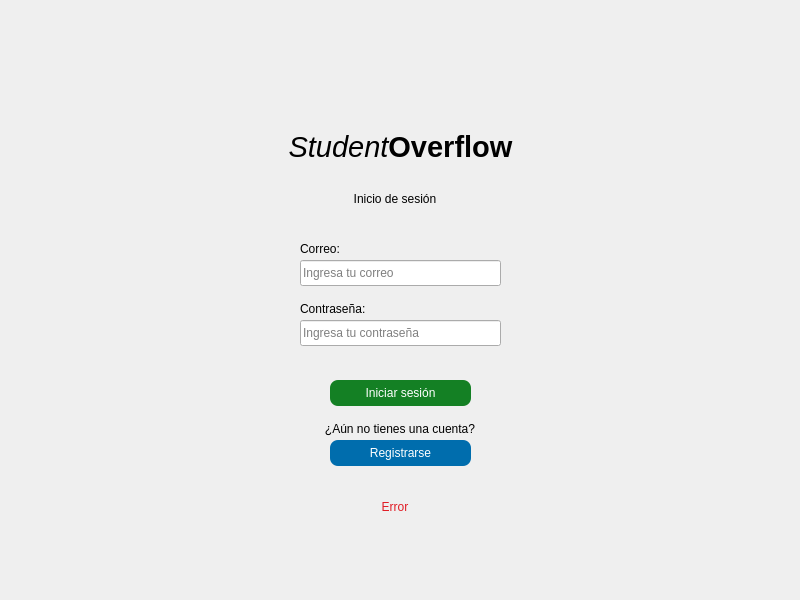
<?xml version="1.0" encoding="UTF-8"?>
<ui version="4.0">
 <class>Widget</class>
 <widget class="QWidget" name="Widget">
  <property name="geometry">
   <rect>
    <x>0</x>
    <y>0</y>
    <width>800</width>
    <height>600</height>
   </rect>
  </property>
  <property name="windowTitle">
   <string>Student Overflow - Inicio de sesión</string>
  </property>
  <widget class="QLabel" name="label_SOF">
   <property name="geometry">
    <rect>
     <x>280</x>
     <y>130</y>
     <width>241</width>
     <height>31</height>
    </rect>
   </property>
   <property name="text">
    <string>&lt;html&gt;&lt;head/&gt;&lt;body&gt;&lt;p align=&quot;center&quot;&gt;&lt;span style=&quot; font-size:22pt; font-style:italic;&quot;&gt;Student&lt;/span&gt;&lt;span style=&quot; font-size:22pt; font-weight:700;&quot;&gt;Overflow&lt;/span&gt;&lt;/p&gt;&lt;/body&gt;&lt;/html&gt;</string>
   </property>
   <property name="alignment">
    <set>Qt::AlignmentFlag::AlignCenter</set>
   </property>
  </widget>
  <widget class="QLabel" name="label_correo">
   <property name="geometry">
    <rect>
     <x>300</x>
     <y>240</y>
     <width>66</width>
     <height>18</height>
    </rect>
   </property>
   <property name="text">
    <string>&lt;html&gt;&lt;head/&gt;&lt;body&gt;&lt;p&gt;&lt;span style=&quot; font-size:9pt;&quot;&gt;Correo:&lt;/span&gt;&lt;/p&gt;&lt;/body&gt;&lt;/html&gt;</string>
   </property>
  </widget>
  <widget class="QLabel" name="label_contrasenia">
   <property name="geometry">
    <rect>
     <x>300</x>
     <y>300</y>
     <width>66</width>
     <height>18</height>
    </rect>
   </property>
   <property name="text">
    <string>&lt;html&gt;&lt;head/&gt;&lt;body&gt;&lt;p&gt;&lt;span style=&quot; font-size:9pt;&quot;&gt;Contraseña:&lt;/span&gt;&lt;/p&gt;&lt;/body&gt;&lt;/html&gt;</string>
   </property>
  </widget>
  <widget class="QPushButton" name="botonIniciarsesion">
   <property name="geometry">
    <rect>
     <x>330</x>
     <y>380</y>
     <width>141</width>
     <height>26</height>
    </rect>
   </property>
   <property name="palette">
    <palette>
     <active>
      <colorrole role="WindowText">
       <brush brushstyle="SolidPattern">
        <color alpha="255">
         <red>255</red>
         <green>255</green>
         <blue>255</blue>
        </color>
       </brush>
      </colorrole>
      <colorrole role="Button">
       <brush brushstyle="SolidPattern">
        <color alpha="255">
         <red>20</red>
         <green>128</green>
         <blue>36</blue>
        </color>
       </brush>
      </colorrole>
      <colorrole role="Text">
       <brush brushstyle="SolidPattern">
        <color alpha="255">
         <red>255</red>
         <green>255</green>
         <blue>255</blue>
        </color>
       </brush>
      </colorrole>
      <colorrole role="ButtonText">
       <brush brushstyle="SolidPattern">
        <color alpha="255">
         <red>255</red>
         <green>255</green>
         <blue>255</blue>
        </color>
       </brush>
      </colorrole>
      <colorrole role="Base">
       <brush brushstyle="SolidPattern">
        <color alpha="255">
         <red>20</red>
         <green>128</green>
         <blue>36</blue>
        </color>
       </brush>
      </colorrole>
      <colorrole role="Window">
       <brush brushstyle="SolidPattern">
        <color alpha="255">
         <red>20</red>
         <green>128</green>
         <blue>36</blue>
        </color>
       </brush>
      </colorrole>
      <colorrole role="PlaceholderText">
       <brush brushstyle="SolidPattern">
        <color alpha="128">
         <red>255</red>
         <green>255</green>
         <blue>255</blue>
        </color>
       </brush>
      </colorrole>
     </active>
     <inactive>
      <colorrole role="WindowText">
       <brush brushstyle="SolidPattern">
        <color alpha="255">
         <red>255</red>
         <green>255</green>
         <blue>255</blue>
        </color>
       </brush>
      </colorrole>
      <colorrole role="Button">
       <brush brushstyle="SolidPattern">
        <color alpha="255">
         <red>20</red>
         <green>128</green>
         <blue>36</blue>
        </color>
       </brush>
      </colorrole>
      <colorrole role="Text">
       <brush brushstyle="SolidPattern">
        <color alpha="255">
         <red>255</red>
         <green>255</green>
         <blue>255</blue>
        </color>
       </brush>
      </colorrole>
      <colorrole role="ButtonText">
       <brush brushstyle="SolidPattern">
        <color alpha="255">
         <red>255</red>
         <green>255</green>
         <blue>255</blue>
        </color>
       </brush>
      </colorrole>
      <colorrole role="Base">
       <brush brushstyle="SolidPattern">
        <color alpha="255">
         <red>20</red>
         <green>128</green>
         <blue>36</blue>
        </color>
       </brush>
      </colorrole>
      <colorrole role="Window">
       <brush brushstyle="SolidPattern">
        <color alpha="255">
         <red>20</red>
         <green>128</green>
         <blue>36</blue>
        </color>
       </brush>
      </colorrole>
      <colorrole role="PlaceholderText">
       <brush brushstyle="SolidPattern">
        <color alpha="128">
         <red>255</red>
         <green>255</green>
         <blue>255</blue>
        </color>
       </brush>
      </colorrole>
     </inactive>
     <disabled>
      <colorrole role="WindowText">
       <brush brushstyle="SolidPattern">
        <color alpha="255">
         <red>255</red>
         <green>255</green>
         <blue>255</blue>
        </color>
       </brush>
      </colorrole>
      <colorrole role="Button">
       <brush brushstyle="SolidPattern">
        <color alpha="255">
         <red>20</red>
         <green>128</green>
         <blue>36</blue>
        </color>
       </brush>
      </colorrole>
      <colorrole role="Text">
       <brush brushstyle="SolidPattern">
        <color alpha="255">
         <red>255</red>
         <green>255</green>
         <blue>255</blue>
        </color>
       </brush>
      </colorrole>
      <colorrole role="ButtonText">
       <brush brushstyle="SolidPattern">
        <color alpha="255">
         <red>255</red>
         <green>255</green>
         <blue>255</blue>
        </color>
       </brush>
      </colorrole>
      <colorrole role="Base">
       <brush brushstyle="SolidPattern">
        <color alpha="255">
         <red>20</red>
         <green>128</green>
         <blue>36</blue>
        </color>
       </brush>
      </colorrole>
      <colorrole role="Window">
       <brush brushstyle="SolidPattern">
        <color alpha="255">
         <red>20</red>
         <green>128</green>
         <blue>36</blue>
        </color>
       </brush>
      </colorrole>
      <colorrole role="PlaceholderText">
       <brush brushstyle="SolidPattern">
        <color alpha="128">
         <red>255</red>
         <green>255</green>
         <blue>255</blue>
        </color>
       </brush>
      </colorrole>
     </disabled>
    </palette>
   </property>
   <property name="cursor">
    <cursorShape>PointingHandCursor</cursorShape>
   </property>
   <property name="styleSheet">
    <string notr="true">border-radius:8px;
color: rgb(255, 255, 255);
font: 500 10pt &quot;Ubuntu Sans Mono&quot;;
background-color: rgb(20, 128, 36);
</string>
   </property>
   <property name="text">
    <string>Iniciar sesión</string>
   </property>
  </widget>
  <widget class="QPushButton" name="botonRegistrarse">
   <property name="geometry">
    <rect>
     <x>330</x>
     <y>440</y>
     <width>141</width>
     <height>26</height>
    </rect>
   </property>
   <property name="palette">
    <palette>
     <active>
      <colorrole role="WindowText">
       <brush brushstyle="SolidPattern">
        <color alpha="255">
         <red>255</red>
         <green>255</green>
         <blue>255</blue>
        </color>
       </brush>
      </colorrole>
      <colorrole role="Button">
       <brush brushstyle="SolidPattern">
        <color alpha="255">
         <red>0</red>
         <green>109</green>
         <blue>173</blue>
        </color>
       </brush>
      </colorrole>
      <colorrole role="Text">
       <brush brushstyle="SolidPattern">
        <color alpha="255">
         <red>255</red>
         <green>255</green>
         <blue>255</blue>
        </color>
       </brush>
      </colorrole>
      <colorrole role="ButtonText">
       <brush brushstyle="SolidPattern">
        <color alpha="255">
         <red>255</red>
         <green>255</green>
         <blue>255</blue>
        </color>
       </brush>
      </colorrole>
      <colorrole role="Base">
       <brush brushstyle="SolidPattern">
        <color alpha="255">
         <red>0</red>
         <green>109</green>
         <blue>173</blue>
        </color>
       </brush>
      </colorrole>
      <colorrole role="Window">
       <brush brushstyle="SolidPattern">
        <color alpha="255">
         <red>0</red>
         <green>109</green>
         <blue>173</blue>
        </color>
       </brush>
      </colorrole>
      <colorrole role="PlaceholderText">
       <brush brushstyle="SolidPattern">
        <color alpha="128">
         <red>255</red>
         <green>255</green>
         <blue>255</blue>
        </color>
       </brush>
      </colorrole>
     </active>
     <inactive>
      <colorrole role="WindowText">
       <brush brushstyle="SolidPattern">
        <color alpha="255">
         <red>255</red>
         <green>255</green>
         <blue>255</blue>
        </color>
       </brush>
      </colorrole>
      <colorrole role="Button">
       <brush brushstyle="SolidPattern">
        <color alpha="255">
         <red>0</red>
         <green>109</green>
         <blue>173</blue>
        </color>
       </brush>
      </colorrole>
      <colorrole role="Text">
       <brush brushstyle="SolidPattern">
        <color alpha="255">
         <red>255</red>
         <green>255</green>
         <blue>255</blue>
        </color>
       </brush>
      </colorrole>
      <colorrole role="ButtonText">
       <brush brushstyle="SolidPattern">
        <color alpha="255">
         <red>255</red>
         <green>255</green>
         <blue>255</blue>
        </color>
       </brush>
      </colorrole>
      <colorrole role="Base">
       <brush brushstyle="SolidPattern">
        <color alpha="255">
         <red>0</red>
         <green>109</green>
         <blue>173</blue>
        </color>
       </brush>
      </colorrole>
      <colorrole role="Window">
       <brush brushstyle="SolidPattern">
        <color alpha="255">
         <red>0</red>
         <green>109</green>
         <blue>173</blue>
        </color>
       </brush>
      </colorrole>
      <colorrole role="PlaceholderText">
       <brush brushstyle="SolidPattern">
        <color alpha="128">
         <red>255</red>
         <green>255</green>
         <blue>255</blue>
        </color>
       </brush>
      </colorrole>
     </inactive>
     <disabled>
      <colorrole role="WindowText">
       <brush brushstyle="SolidPattern">
        <color alpha="255">
         <red>255</red>
         <green>255</green>
         <blue>255</blue>
        </color>
       </brush>
      </colorrole>
      <colorrole role="Button">
       <brush brushstyle="SolidPattern">
        <color alpha="255">
         <red>0</red>
         <green>109</green>
         <blue>173</blue>
        </color>
       </brush>
      </colorrole>
      <colorrole role="Text">
       <brush brushstyle="SolidPattern">
        <color alpha="255">
         <red>255</red>
         <green>255</green>
         <blue>255</blue>
        </color>
       </brush>
      </colorrole>
      <colorrole role="ButtonText">
       <brush brushstyle="SolidPattern">
        <color alpha="255">
         <red>255</red>
         <green>255</green>
         <blue>255</blue>
        </color>
       </brush>
      </colorrole>
      <colorrole role="Base">
       <brush brushstyle="SolidPattern">
        <color alpha="255">
         <red>0</red>
         <green>109</green>
         <blue>173</blue>
        </color>
       </brush>
      </colorrole>
      <colorrole role="Window">
       <brush brushstyle="SolidPattern">
        <color alpha="255">
         <red>0</red>
         <green>109</green>
         <blue>173</blue>
        </color>
       </brush>
      </colorrole>
      <colorrole role="PlaceholderText">
       <brush brushstyle="SolidPattern">
        <color alpha="128">
         <red>255</red>
         <green>255</green>
         <blue>255</blue>
        </color>
       </brush>
      </colorrole>
     </disabled>
    </palette>
   </property>
   <property name="cursor">
    <cursorShape>PointingHandCursor</cursorShape>
   </property>
   <property name="styleSheet">
    <string notr="true">border-radius:8px;
color: rgb(255, 255, 255);
font: 500 10pt &quot;Ubuntu Sans Mono&quot;;
background-color: rgb(0, 109, 173);</string>
   </property>
   <property name="text">
    <string>Registrarse</string>
   </property>
  </widget>
  <widget class="QLabel" name="label_aun_no_tienes_cuenta">
   <property name="geometry">
    <rect>
     <x>320</x>
     <y>420</y>
     <width>160</width>
     <height>18</height>
    </rect>
   </property>
   <property name="text">
    <string>&lt;html&gt;&lt;head/&gt;&lt;body&gt;&lt;p align=&quot;center&quot;&gt;&lt;span style=&quot; font-size:9pt;&quot;&gt;¿Aún no tienes una cuenta?&lt;/span&gt;&lt;/p&gt;&lt;/body&gt;&lt;/html&gt;</string>
   </property>
   <property name="alignment">
    <set>Qt::AlignmentFlag::AlignCenter</set>
   </property>
  </widget>
  <widget class="QLabel" name="label_inicio_de_sesion">
   <property name="geometry">
    <rect>
     <x>340</x>
     <y>190</y>
     <width>110</width>
     <height>18</height>
    </rect>
   </property>
   <property name="text">
    <string>Inicio de sesión</string>
   </property>
   <property name="alignment">
    <set>Qt::AlignmentFlag::AlignCenter</set>
   </property>
  </widget>
  <widget class="QLineEdit" name="inputCorreo">
   <property name="geometry">
    <rect>
     <x>300</x>
     <y>260</y>
     <width>201</width>
     <height>26</height>
    </rect>
   </property>
   <property name="font">
    <font>
     <pointsize>9</pointsize>
    </font>
   </property>
   <property name="cursor">
    <cursorShape>IBeamCursor</cursorShape>
   </property>
   <property name="alignment">
    <set>Qt::AlignmentFlag::AlignLeading|Qt::AlignmentFlag::AlignLeft|Qt::AlignmentFlag::AlignVCenter</set>
   </property>
   <property name="placeholderText">
    <string>Ingresa tu correo</string>
   </property>
   <property name="clearButtonEnabled">
    <bool>false</bool>
   </property>
  </widget>
  <widget class="QLineEdit" name="inputContrasenia">
   <property name="geometry">
    <rect>
     <x>300</x>
     <y>320</y>
     <width>201</width>
     <height>26</height>
    </rect>
   </property>
   <property name="font">
    <font>
     <pointsize>9</pointsize>
    </font>
   </property>
   <property name="echoMode">
    <enum>QLineEdit::EchoMode::Password</enum>
   </property>
   <property name="alignment">
    <set>Qt::AlignmentFlag::AlignLeading|Qt::AlignmentFlag::AlignLeft|Qt::AlignmentFlag::AlignVCenter</set>
   </property>
   <property name="placeholderText">
    <string>Ingresa tu contraseña</string>
   </property>
  </widget>
  <widget class="QLabel" name="labelMessage">
   <property name="geometry">
    <rect>
     <x>230</x>
     <y>487</y>
     <width>330</width>
     <height>41</height>
    </rect>
   </property>
   <property name="text">
    <string>&lt;html&gt;&lt;head/&gt;&lt;body&gt;&lt;p align=&quot;center&quot;&gt;&lt;span style=&quot; color:#e01b24;&quot;&gt;Error&lt;/span&gt;&lt;/p&gt;&lt;/body&gt;&lt;/html&gt;</string>
   </property>
   <property name="alignment">
    <set>Qt::AlignmentFlag::AlignCenter</set>
   </property>
  </widget>
 </widget>
 <resources/>
 <connections/>
</ui>
